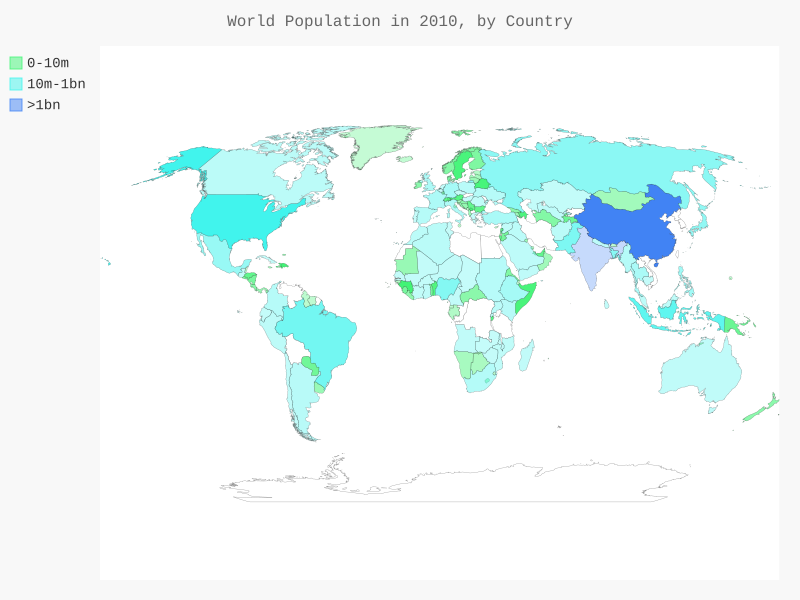

Here is the Python script that generated this plot:
import json
import pygal

from pygal.maps.world import World

from pygal.style import LightColorizedStyle as LCS, RotateStyle as RS

from country_codes import get_country_code

# Load the data into a list.
filename = 'population_data.json'
with open(filename) as f:
    pop_data = json.load(f)

# Build a dictionary of population data.
cc_populations = {}
for pop_dict in pop_data:
    if pop_dict['Year'] == '2010':
        country_name = pop_dict['Country Name']
        population = int(float(pop_dict['Value']))
        code = get_country_code(country_name)
        if code:
            cc_populations[code] = population

# Group the countries into 3 population levels.
cc_pops_1, cc_pops_2, cc_pops_3 = {}, {}, {}
for cc, pop in cc_populations.items():
    if pop < 10000000:
        cc_pops_1[cc] = pop
    elif pop < 1000000000:
        cc_pops_2[cc] = pop
    else:
        cc_pops_3[cc] = pop

# See how many countries are in each level.        
print(len(cc_pops_1), len(cc_pops_2), len(cc_pops_3))

# Check out Hex Color Chooser to customize the color
wm_style = RS('#41f476', base_style=LCS)
wm = World(style=wm_style)
wm.title = 'World Population in 2010, by Country'
wm.add('0-10m', cc_pops_1)
wm.add('10m-1bn', cc_pops_2)
wm.add('>1bn', cc_pops_3)
    
wm.render_to_file('world_population.svg')
